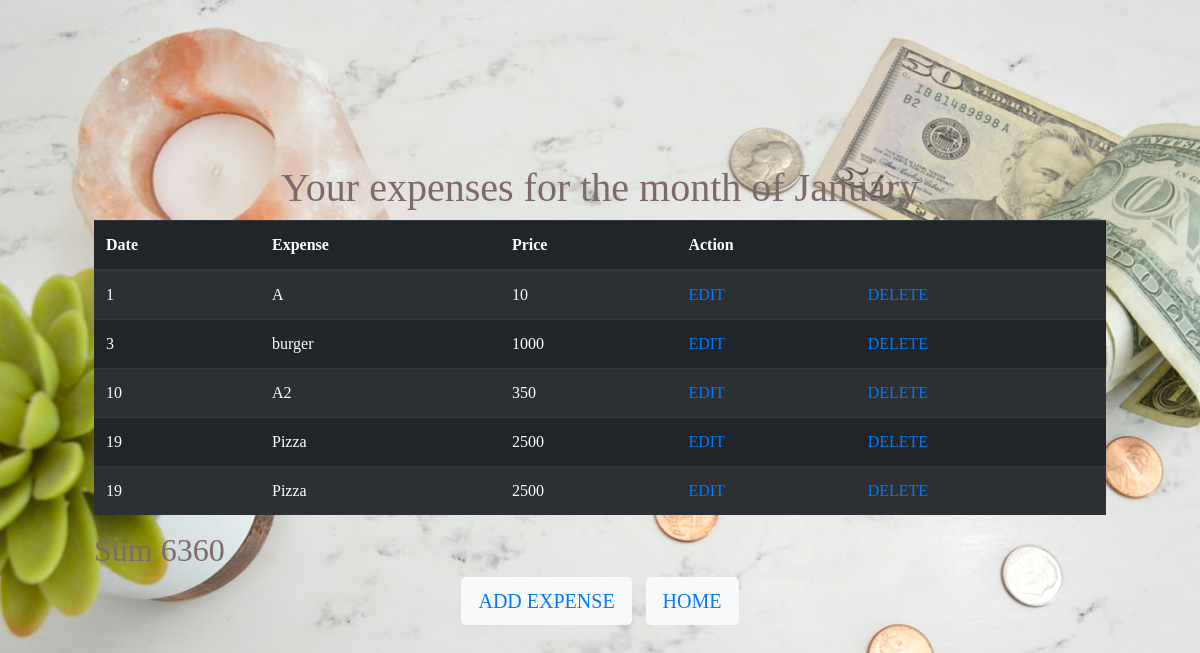
The page /checkexpenseJan/ on the database its author committed.
### webapp/models.py (models this page shows)
class ExpenseJan(models.Model):
    date = models.IntegerField()
    expense = models.CharField(max_length=30)
    price = models.IntegerField()

### webapp/views.py (the view)
# urls.py: url(r'^checkexpenseJan/', views.checkexpenseJan),
def checkexpenseJan(request):
    expense = ExpenseJan.objects.all().order_by("date")
    t = ExpenseJan.objects.aggregate(Sum("price"))
    return render(request, "checkexpense/checkexpenseJan.html", {'expense': expense, 't': t['price__sum']})

### webapp/templates/checkexpense/checkexpenseJan.html (shortened to what this page needs)
<!DOCTYPE html>
<html>
  <head>
    <link
      rel="stylesheet"
      href="https://maxcdn.bootstrapcdn.com/bootstrap/4.0.0/css/bootstrap.min.css"
    />
    {% load static %}
  </head>
  <body class="container all" style="margin-top: 100px;">
    <h1 style="text-align: center;">Your expenses for the month of January</h1>
    <table class="table table-striped table-dark">
      <thead>
        <tr>
          <th scope="col">Date</th>
          <th scope="col">Expense</th>
          <th scope="col">Price</th>
          <th scope="col" colspan="2">Action</th>
        </tr>
      </thead>
      <tbody>
        {% for e in expense %}
        <tr>
          <td>{{e.date}}</td>
          <td>{{e.expense}}</td>
          <td>{{e.price}}</td>
          <td><a href="/editexpense/{{ e.id }}">EDIT</a></td>
          <td>
            <a href="/deleteexpense/{{ e.id }}/" onclick="return check()"
              >DELETE</a
            >
          </td>
        </tr>
        {% endfor %}
      </tbody>
    </table>
    <h2>Sum {{t}}</h2>
    <center>
      <button class="btn btn-light btn-lg" style="margin-right: 10px;">
        <a href="/addexpenseJan">ADD EXPENSE</a>
      </button>
      <button type="button" class="btn btn-light btn-lg">
        <a href="/options">HOME</a>
      </button>
    </center>
  </body>
</html>

### webapp/static/css/style.css (style rules this page uses)
.all { background: url("../images/image1.jpeg") no-repeat center center fixed; -webkit-background-size: cover; -moz-background-size: cover; -o-background-size: cover; background-size: cover; }
.container { height: calc(100vh - 8em); padding: 4em; color: #7f6a6a; font-family: "Dancing Script", cursive; }

### rows shown on the page
ExpenseJan: date "1", expense "A", price "10"
ExpenseJan: date "3", expense "burger", price "1000"
ExpenseJan: date "10", expense "A2", price "350"
ExpenseJan: date "19", expense "Pizza", price "2500"
ExpenseJan: date "19", expense "Pizza", price "2500"

### other values the page prints
{{ t }} "6360"
